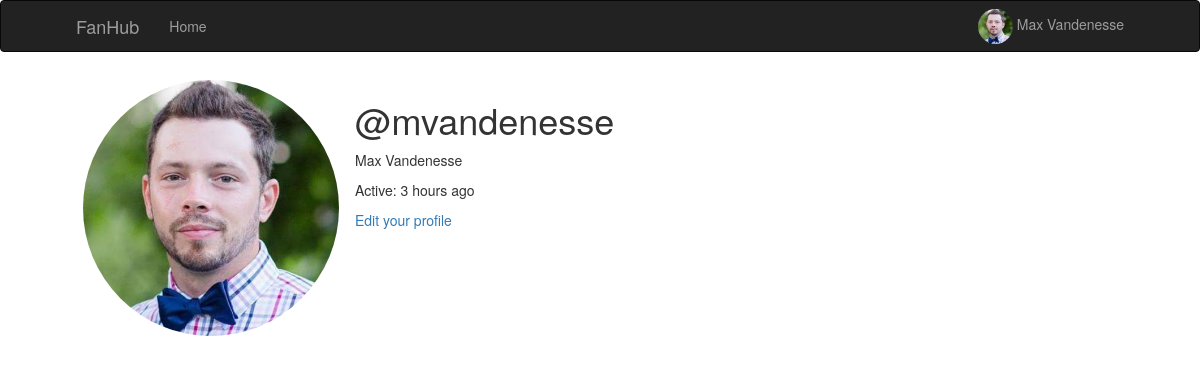
/user/mvandenesse (signed in), run on an earlier commit of the app's database.
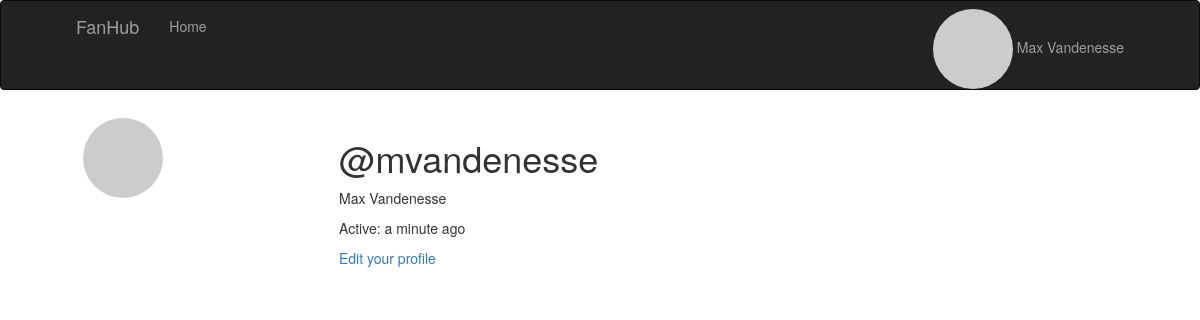
And on a later commit of the database.
### app/models.py (models this page shows, shortened)
class User(UserMixin, db.Model):
    id = db.Column(db.Integer, primary_key=True)
    username = db.Column(db.String(64), index=True, unique=True)
    email = db.Column(db.String(120), index=True, unique=True)
    password_hash = db.Column(db.String(128))
    about_me = db.Column(db.String(140))
    last_seen = db.Column(db.DateTime, default=datetime.utcnow)
    image_path = db.Column(db.String(1000))
    first_name = db.Column(db.String(120))
    last_name = db.Column(db.String(120))
    full_name = db.Column(db.String(240))
    def avatar(self, size, first_name, last_name):
        return 'https://ui-avatars.com/api/?size={}&name={}+{}'.format(
            size, first_name, last_name)

### app/routes.py (the view)
@app.route('/user/<username>')
@login_required
def user(username):
    user = User.query.filter_by(username=username).first_or_404()
    return render_template('user.html', user=user)

### app/models.py (called while the page is built)
@login.user_loader
def load_user(id):
    return User.query.get(int(id))

### app/routes.py (called while the page is built)
@app.before_request
def before_request():
    if current_user.is_authenticated:
        current_user.last_seen = datetime.utcnow()
        db.session.commit()

### app/templates/user.html (shortened to what this page needs)
 {% extends "base.html" %} {% block app_content %}
<table class="table body">
    <tr>
        <td width="256px">
            {% if user.image_path %}
            <img src={{user.image_path}} class="img-circle  " style="height: 256px; width: 256px;"> {% else %}
            <img src=" {{ user.avatar(256, user.first_name, user.last_name) }} " class="img-circle userTemplateProfileImage "> {% endif %}
        </td>
        <td>
            <h1>@{{ user.username }}</h1>
            <p>{{user.full_name}}</p>
             {% if user.last_seen %}
            <p>Active: {{ moment(user.last_seen).fromNow() }}{% endif %} {% if user == current_user %}
                <p>
                    <a class="removeUnderline" href="{{ url_for( 'edit_profile') }} ">Edit your profile</a>
                </p>
                {% endif %}
        </td>
    </tr>
</table>
{% endblock %}

### app/templates/base.html (shortened to what this page needs)
{% extends 'bootstrap/base.html' %}  {% block navbar %}
<link rel=" stylesheet " href="{{ url_for( 'static', filename='css/style.css' ) }} ">
<nav class="navbar navbar-inverse">
    <div class="container">
        <div class="navbar-header">
            <a class="navbar-brand" href="{{ url_for('index') }}">FanHub</a>
            <div class="collapse navbar-collapse" id="bs-example-navbar-collapse-1">
                <ul class="nav navbar-nav">
                    <li>
                        <a href="{{ url_for('index') }}">Home</a>
                    </li>
                </ul>
                <ul class="nav navbar-nav navbar-right">
                    {% if current_user.is_anonymous %}
                    <li>
                        <a href="{{ url_for('login') }}">Login</a>
                    </li>
                    {% else %}
                    <ul class="nav navbar-nav navbar-right">
                        <li class="dropdown">
                            <a href="#" class="dropdown-toggle" style="padding-top:0px !important;padding-bottom:0px !important;margin-top:8px;" data-toggle="dropdown"
                                role="button" aria-haspopup="true" aria-expanded="false">
                                {% if current_user.image_path %}
                                <img src={{current_user.image_path}} class="img-circle  " style="height: 35px; width: 35px;"> {{current_user.full_name}} {% else %}
                                <img src=" {{ current_user.avatar(35, current_user.first_name, current_user.last_name) }} " class="img-circle userTemplateProfileImage "> {{current_user.full_name}}{% endif %}
                            </a>
                        </li>
                    </ul>
                    {% endif %}
                </ul>
            </div>
        </div>
</nav>
{% endblock %} {% block content %}
<div class="container ">
      {% block app_content
    %}{% endblock %}
</div>{% endblock %}

### app/static/css/style.css (style rules this page uses)
.container { display: flex !important; flex-flow: column !important; height: auto !important; width: 90% !important; }
.table { margin-bottom: 0; width: -webkit-fill-available; }
.table>tbody>tr>td { border-top: 0px !important; }
.userTemplateProfileImage { height: 256 !important; width: 256 !important; }
.removeUnderline { text-decoration: none !important; }

What changed in the data, as far as the page shows it:
changed User "mvandenesse": image_path "/static/uploads/profile/bfaaf1cd844b1d31bf89af4e644a7e4f.jpg" → empty (drawn); last_seen "3 hours ago" → "a minute ago"; image_path: picture removed
